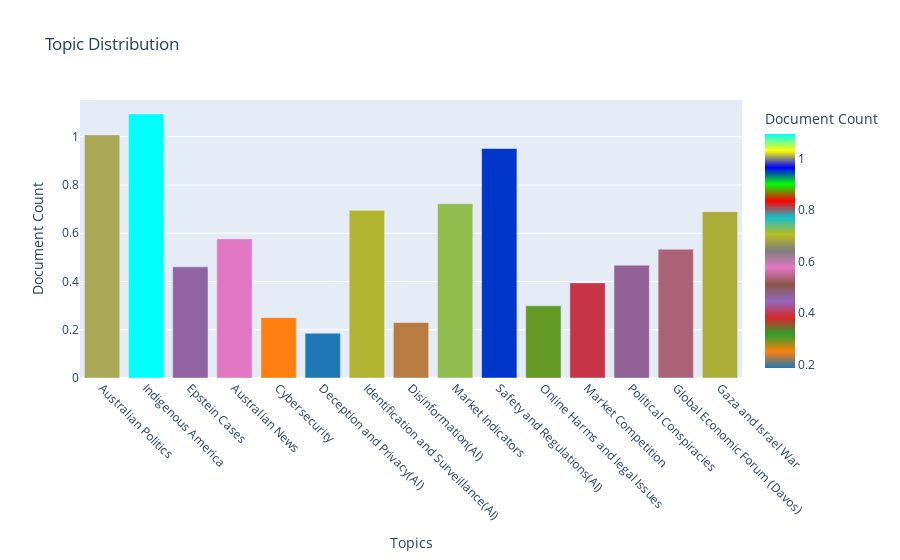

Here is the notebook cell this chart was saved with:
### Markdown cell above
## VISUALIZATION

### Code cell
# code has been generated with the help of Chatgpt

# Calculate topic distribution (sum of topic weights across all documents)
topic_distribution = doc_topic_nmf.sum(axis=0)

# Update topic_labels_list based on the updated topic_labels dictionary
topic_labels_list = [topic_labels[i] for i in range(num_topics)]

# Convert topic distribution and labels to a DataFrame
topic_distribution_df = pd.DataFrame({'Topics': topic_labels_list, 'Document Count': topic_distribution})

# Create a custom color palette for the bars
custom_colors = ['#1f77b4', '#ff7f0e', '#2ca02c', '#d62728', '#9467bd', 
                 '#8c564b', '#e377c2', '#7f7f7f', '#bcbd22', '#17becf',
                 '#ff0000', '#00ff00', '#0000ff', '#ffff00', '#00ffff']

# Create a bar plot using Plotly Express with custom colors
fig = px.bar(topic_distribution_df, x='Topics', y='Document Count', 
             title='Topic Distribution',
             labels={'Document Count': 'Document Count', 'Topics': 'Topics'},
             color='Document Count',
             color_continuous_scale=custom_colors)

# Rotate x-axis labels
fig.update_layout(xaxis=dict(tickangle=45))

# Increase the height of the graph
fig.update_layout(height=600)

# Show the plot
fig.show()

### Figure 1 — Plotly figure (JSON) as saved in the notebook; plotly's stock layout.template omitted (floating-point values rounded to 4 significant figures)
{"data": [{"alignmentgroup": "True", "hovertemplate": "Topics=%{x}<br>Document Count=%{marker.color}<extra></extra>", "legendgroup": "", "marker": {"color": [1.008, 1.095, 0.4607, 0.5767, 0.2503, 0.1857, 0.6951, 0.2302, 0.7222, 0.9514, 0.299, 0.3942, 0.4675, 0.5339, 0.6892], "coloraxis": "coloraxis", "pattern": {"shape": ""}}, "name": "", "offsetgroup": "", "orientation": "v", "showlegend": false, "textposition": "auto", "type": "bar", "x": ["Australian Politics", "Indigenous America", "Epstein Cases", "Australian News", "Cybersecurity", "Deception and Privacy(AI)", "Identification and Surveillance(AI)", "Disinformation(AI)", "Market Indicators", "Safety and Regulations(AI)", "Online Harms and legal Issues", "Market Competition", "Political Conspiracies", "Global Economic Forum (Davos)", "Gaza and Israel War"], "xaxis": "x", "y": [1.008, 1.095, 0.4607, 0.5767, 0.2503, 0.1857, 0.6951, 0.2302, 0.7222, 0.9514, 0.299, 0.3942, 0.4675, 0.5339, 0.6892], "yaxis": "y"}], "layout": {"autosize": true, "barmode": "relative", "coloraxis": {"colorbar": {"title": {"text": "Document Count"}}, "colorscale": [[0, "#1f77b4"], [0.07143, "#ff7f0e"], [0.1429, "#2ca02c"], [0.2143, "#d62728"], [0.2857, "#9467bd"], [0.3571, "#8c564b"], [0.4286, "#e377c2"], [0.5, "#7f7f7f"], [0.5714, "#bcbd22"], [0.6429, "#17becf"], [0.7143, "#ff0000"], [0.7857, "#00ff00"], [0.8571, "#0000ff"], [0.9286, "#ffff00"], [1, "#00ffff"]]}, "legend": {"tracegroupgap": 0}, "title": {"text": "Topic Distribution"}, "xaxis": {"anchor": "y", "autorange": true, "domain": [0, 1], "range": [-0.5, 14.5], "tickangle": 45, "title": {"text": "Topics"}, "type": "category"}, "yaxis": {"anchor": "x", "autorange": true, "domain": [0, 1], "range": [0, 1.152], "title": {"text": "Document Count"}, "type": "linear"}}}
